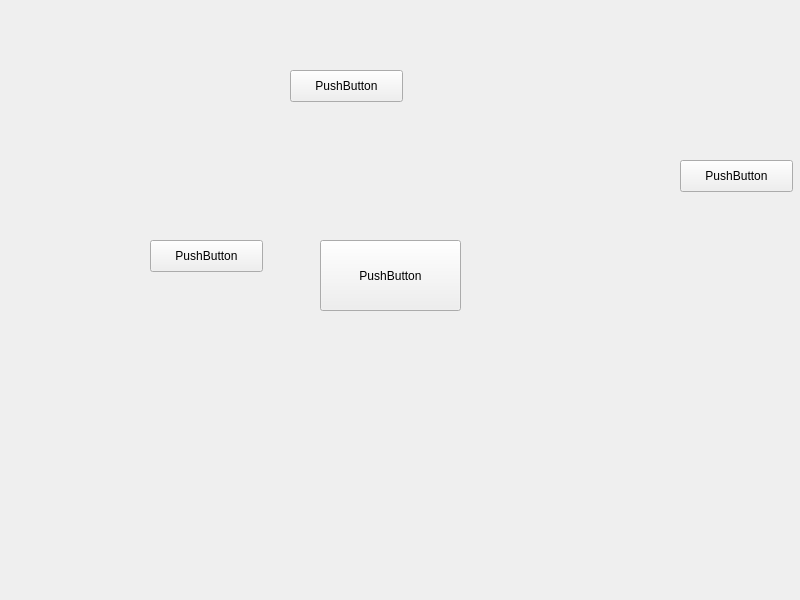
<?xml version="1.0" encoding="UTF-8"?>
<ui version="4.0">
 <class>MainWindow</class>
 <widget class="QMainWindow" name="MainWindow">
  <property name="geometry">
   <rect>
    <x>0</x>
    <y>0</y>
    <width>800</width>
    <height>600</height>
   </rect>
  </property>
  <property name="windowTitle">
   <string>MainWindow</string>
  </property>
  <widget class="QWidget" name="centralwidget">
   <widget class="QPushButton" name="pushButton">
    <property name="geometry">
     <rect>
      <x>320</x>
      <y>240</y>
      <width>141</width>
      <height>71</height>
     </rect>
    </property>
    <property name="text">
     <string>PushButton</string>
    </property>
   </widget>
   <widget class="QPushButton" name="pushButton_2">
    <property name="geometry">
     <rect>
      <x>290</x>
      <y>70</y>
      <width>113</width>
      <height>32</height>
     </rect>
    </property>
    <property name="text">
     <string>PushButton</string>
    </property>
   </widget>
   <widget class="QPushButton" name="pushButton_3">
    <property name="geometry">
     <rect>
      <x>150</x>
      <y>240</y>
      <width>113</width>
      <height>32</height>
     </rect>
    </property>
    <property name="text">
     <string>PushButton</string>
    </property>
   </widget>
   <widget class="QPushButton" name="pushButton_4">
    <property name="geometry">
     <rect>
      <x>680</x>
      <y>160</y>
      <width>113</width>
      <height>32</height>
     </rect>
    </property>
    <property name="text">
     <string>PushButton</string>
    </property>
   </widget>
  </widget>
 </widget>
 <resources/>
 <connections/>
</ui>
